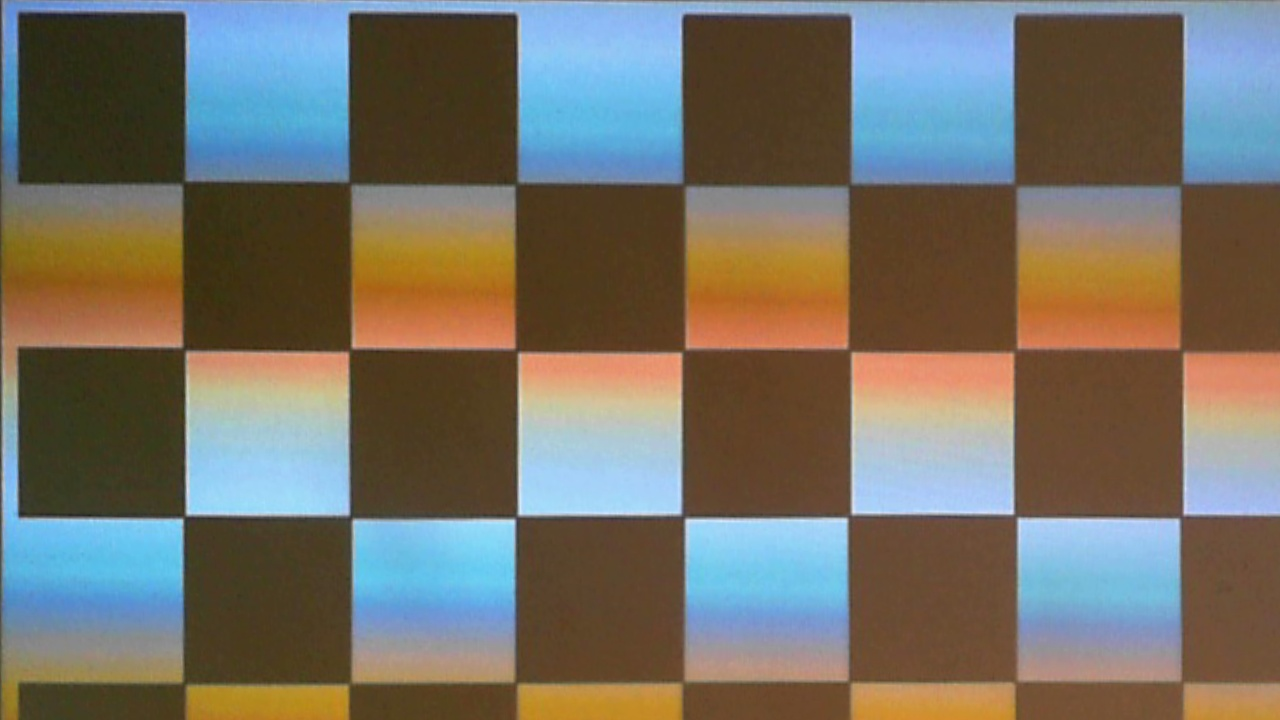
#> input picture WarpTest.jpg, 1280 x 720 px, given in place of the camera
$ python cont_rec.py
#> lines starting #> are read from the running program, lines starting #| are printed output that depends on the picture; after the words box and inside, x2 and y2 are one past the last pixel; in counts of white or black regions, pixels touching at a corner belong together
import cv2
import numpy as np
import imutils
import time

cap = cv2.VideoCapture(1, cv2.CAP_DSHOW)

tr = 100
e = 0.04


def updateThresh(val):
    global tr
    tr = val


def updateE(val):
    global e
    e = val * 0.01


def detectRectangle(cnts):
    for c in cnts:
        peri = cv2.arcLength(c, True)
        approx = cv2.approxPolyDP(c, e * peri, True)

        if len(approx) == 4:
            return approx

    # [20 lines of commented-out code are left out]


def contour_recognition():
    # Create Window
    win = "Contour Detection"
    cv2.namedWindow(win)
    cv2.createTrackbar('Thresh:', win, tr, 255, updateThresh)
    cv2.createTrackbar('Epsilon:', win, int(e * 100), 100, updateE)

    while(cap.isOpened):
        ret, frame = cap.read()
#> frame is the input picture: shape (720, 1280, 3); mean B, G, R 101, 111.8, 116.8
        height, width, channels = frame.shape
#> height = 720; width = 1280; channels = 3

        gray = cv2.cvtColor(frame, cv2.COLOR_BGR2GRAY)
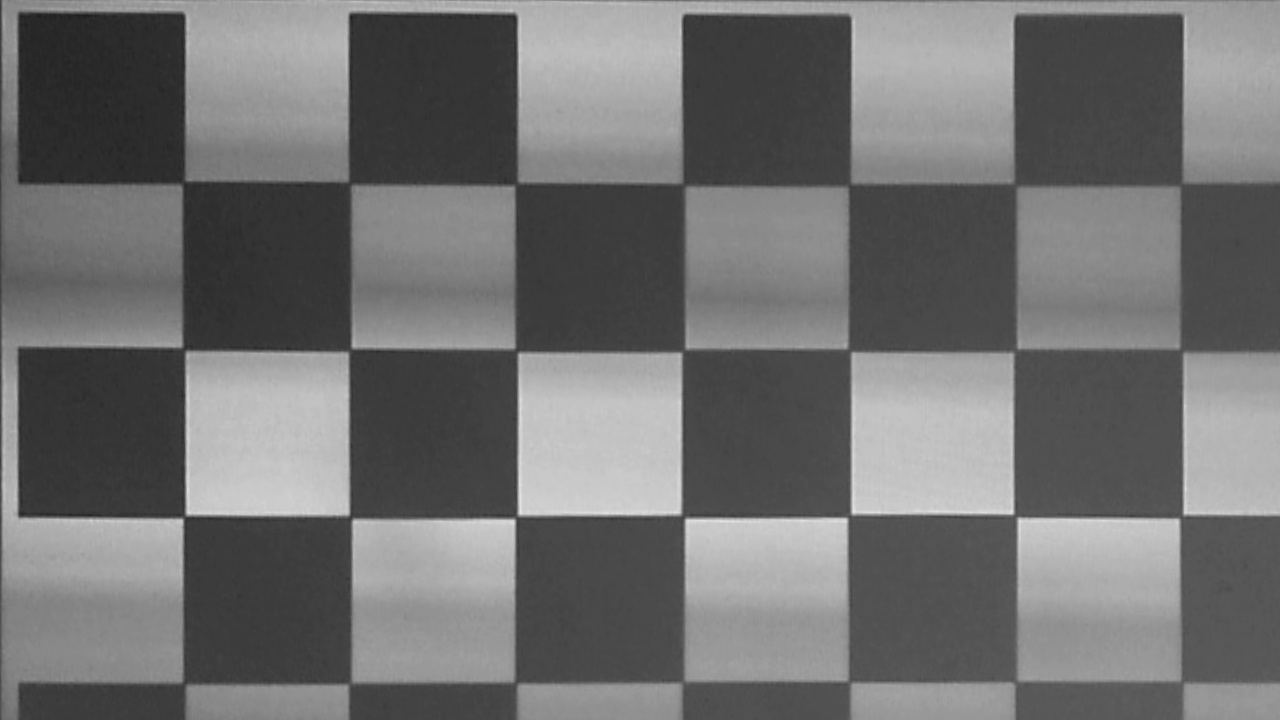
#> gray: shape (720, 1280); min 24, max 230, mean 112.1
        blur = cv2.GaussianBlur(gray, (5, 5), 0)
        thresh = cv2.threshold(blur, tr, 255, cv2.THRESH_BINARY)[1]
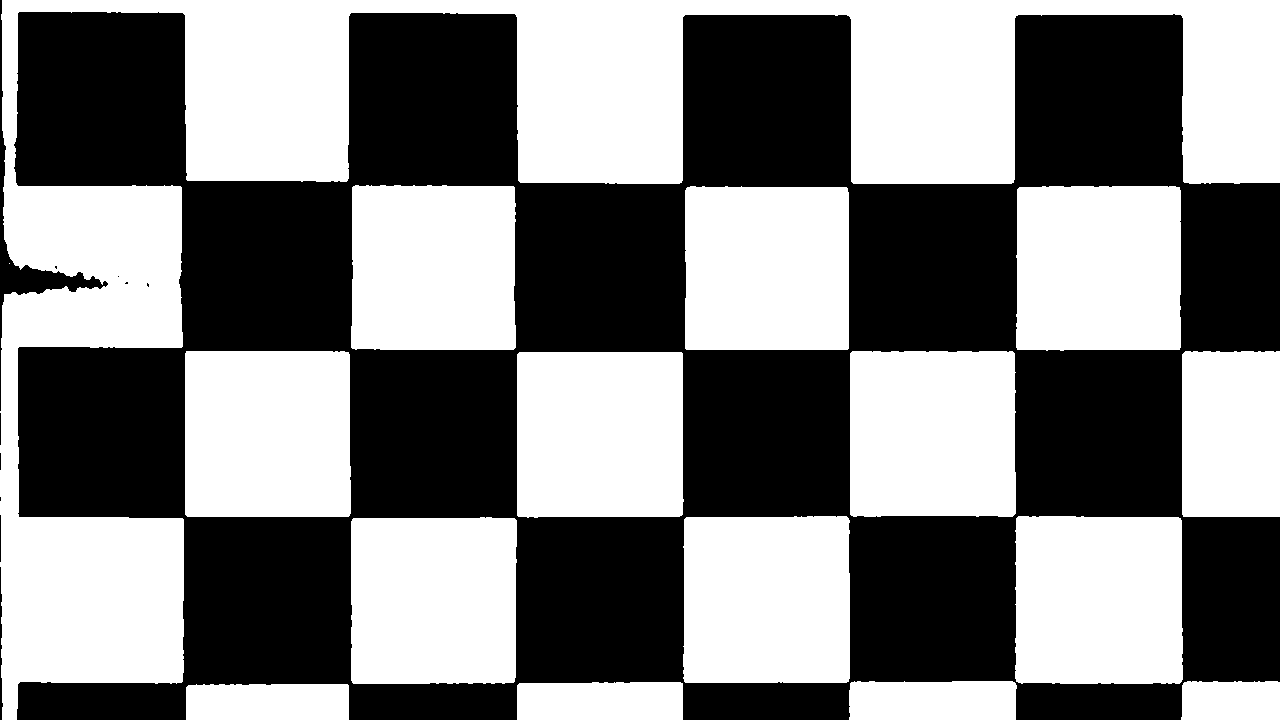
#> thresh: shape (720, 1280); 50.4% white; 11 black regions (6 under 20 px)

        cv2.imshow("Binary", thresh)

        cnts = cv2.findContours(
            thresh.copy(), cv2.RETR_EXTERNAL, cv2.CHAIN_APPROX_SIMPLE)
#> cnts = 16 contours, 1 with area under 20; largest, box (x1, y1, x2, y2) and area: (0, 0, 1280, 720) 177654, (1015, 516, 1183, 684) 27456, (683, 516, 850, 683) 27230, (185, 351, 351, 517) 27091, (517, 352, 684, 518) 27063
        cnts = imutils.grab_contours(cnts)

        outer_rectangle = detectRectangle(cnts)
#> the loop in detectRectangle, `for c in cnts:` made 1 pass
#> (peri, approx) on pass 1: (397.5, [[186, 687], [186, 719], [348, 719], [347, 684]])
#> outer_rectangle = [[186, 687], [186, 719], [348, 719], [347, 684]]

        contour_frame = frame.copy()

        cv2.drawContours(contour_frame, [outer_rectangle], -1, (0, 255, 0), 2)
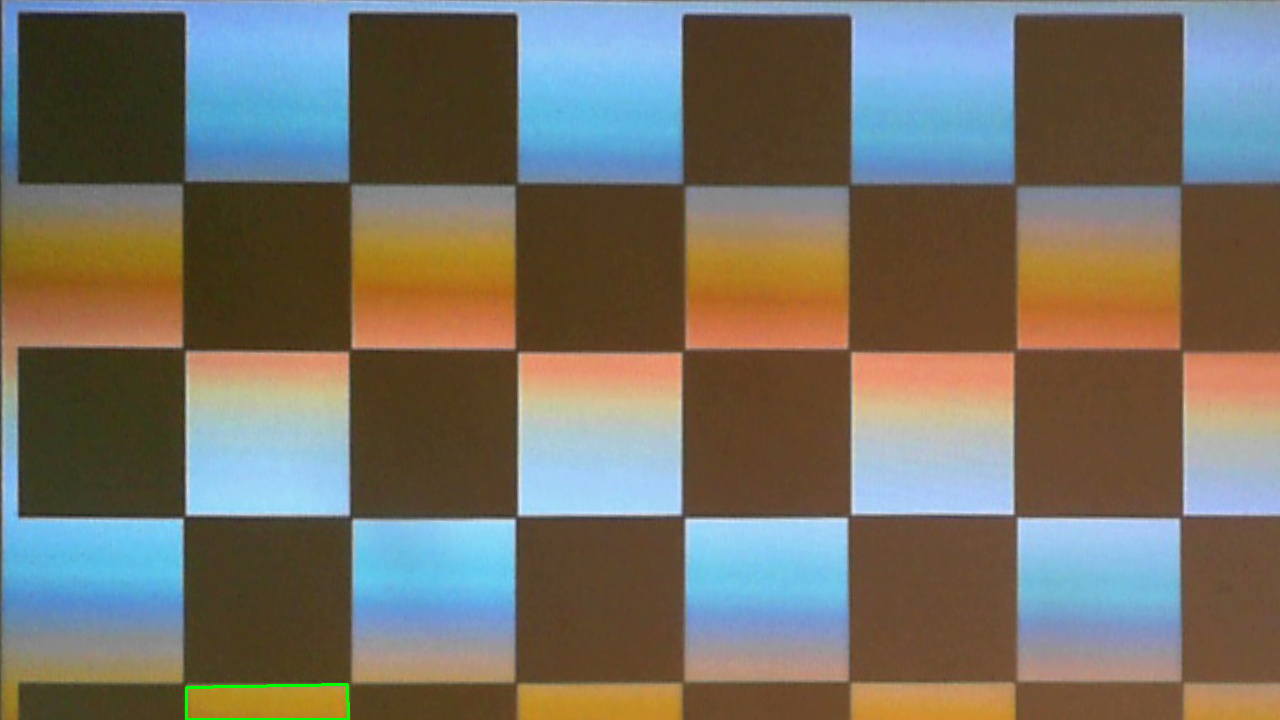
#> contour_frame: shape (720, 1280, 3); 0.11% of pixels changed, all inside (x1, y1, x2, y2) = (185, 683, 350, 720)
        cv2.imshow(win, contour_frame)

        destination_pts = np.array([[0, 0], [399, 0], [399, 399], [0, 399]])
        h, status = cv2.findHomography(outer_rectangle, destination_pts)
#> h = [[0.304, 16.3, -11255.6], [3.52, 4.08e-16, -655.4], [0.000761, 0.000231, 1]]; status = [1, 1, 1, 1]
        im_out = cv2.warpPerspective(frame, h, (400, 400))
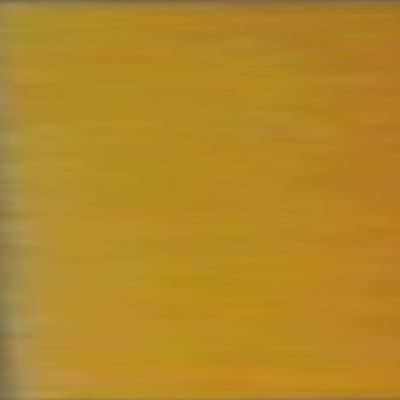
#> im_out: shape (400, 400, 3); mean B, G, R 38.4, 135.8, 178.6

        cv2.imshow("Warped", im_out)

        key = cv2.waitKey(1)
#> (key q is pressed here)
        if key == ord("q"):
            break

    # Release capture and close windows
    cap.release()
    cv2.destroyAllWindows()


contour_recognition()
